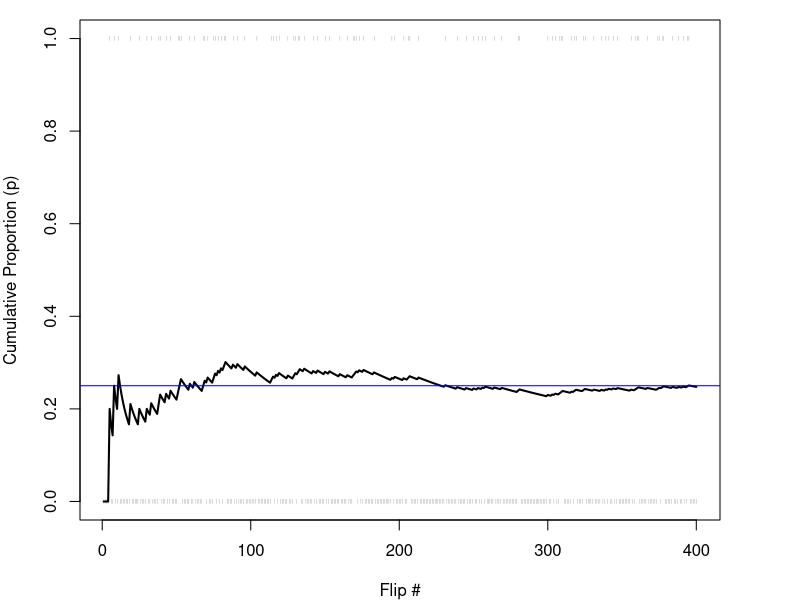
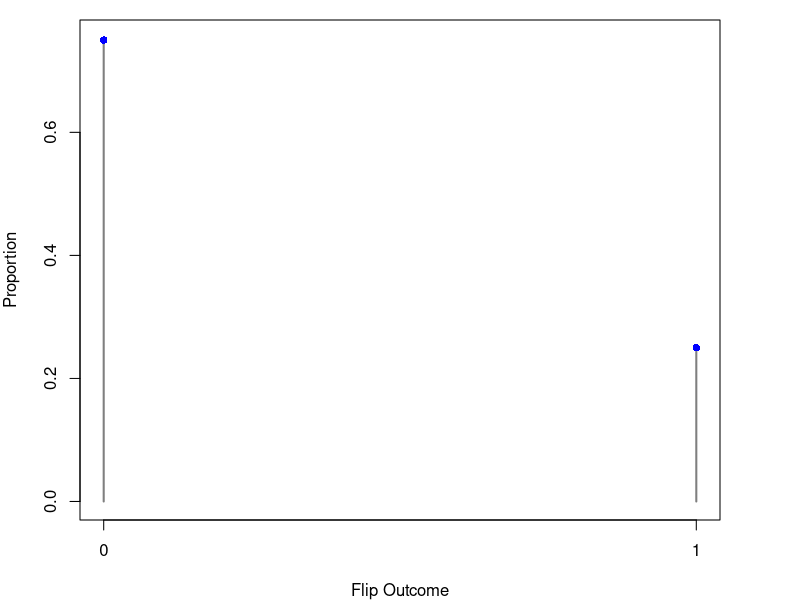
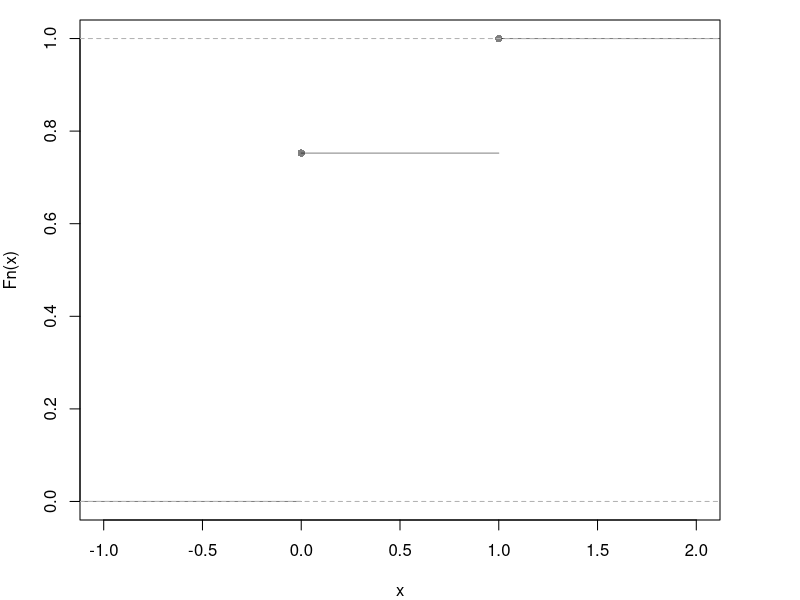
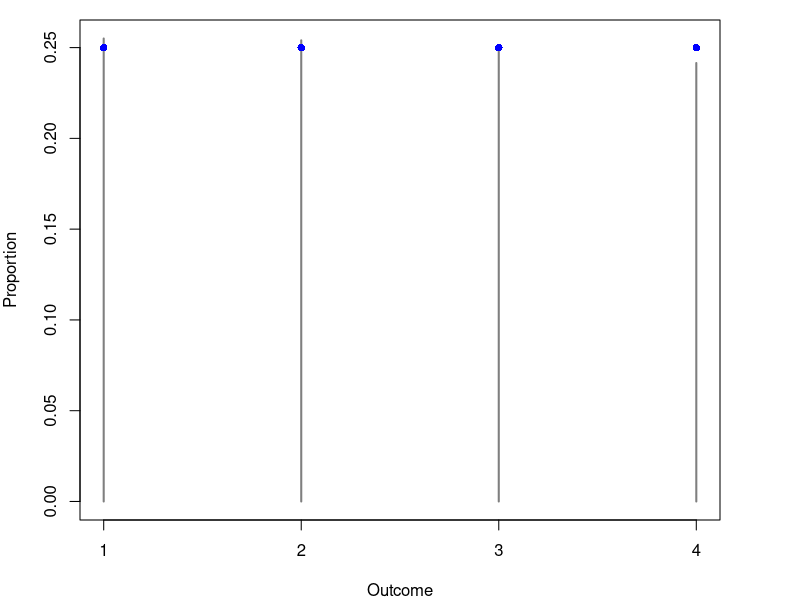
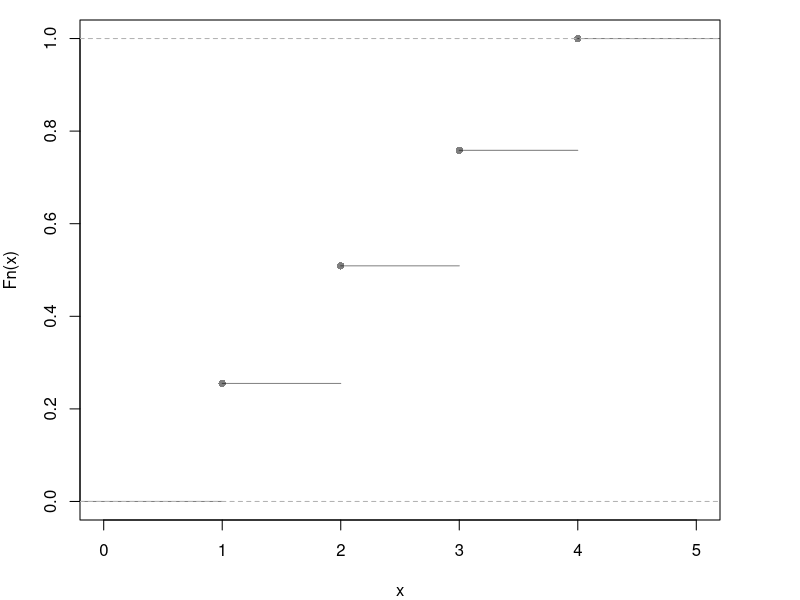
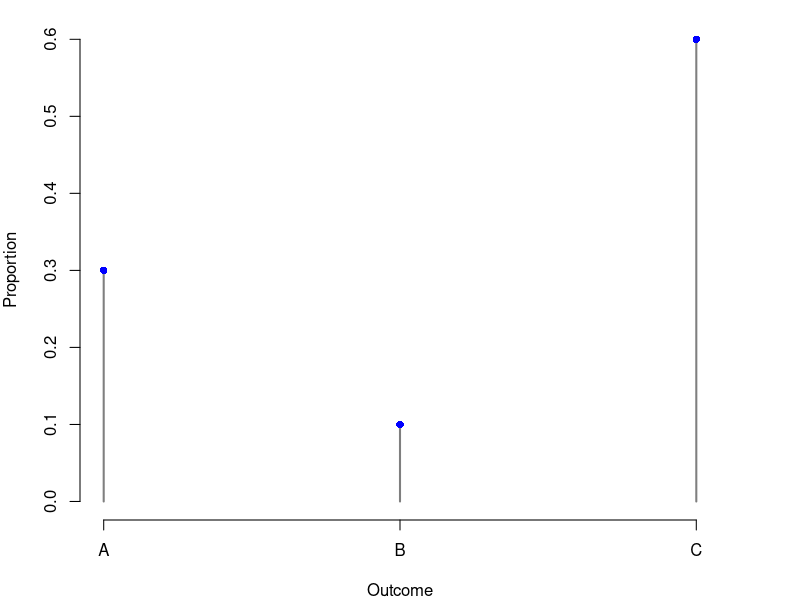
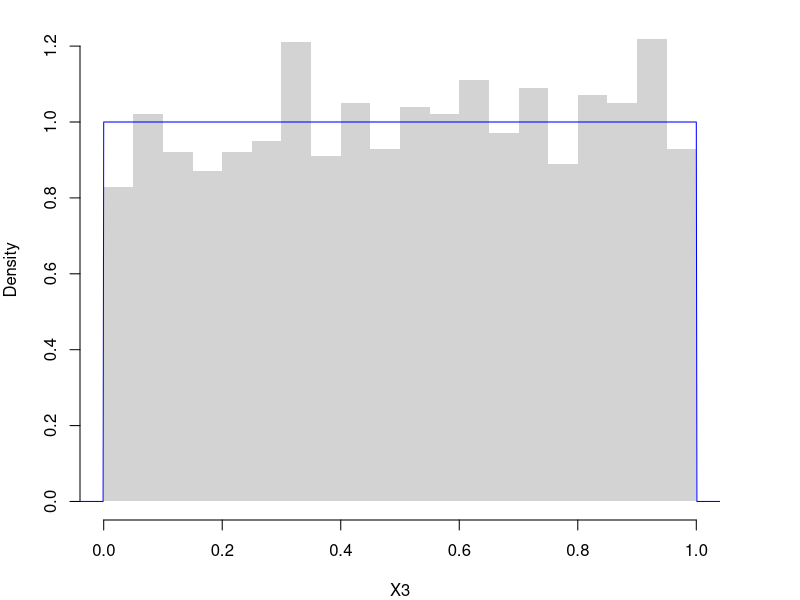
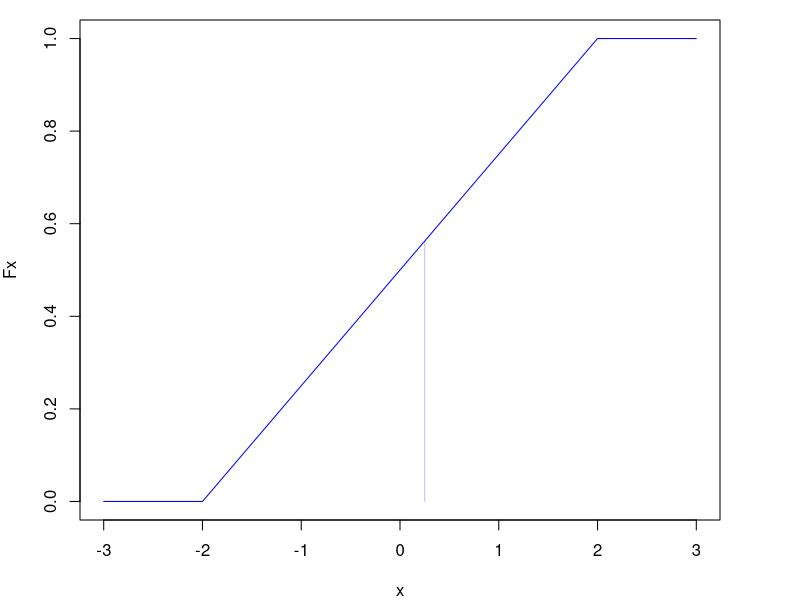

These figures' R source, in order:
## ---- chunk 1
x <- c(0,1)
x_probs <- c(3/4, 1/4)

sample(x, 1, prob=x_probs, replace=T) # 1 Flip
sample(x, 4, prob=x_probs, replace=T) # 4 Flips 
X0 <- sample(x, 400, prob=x_probs, replace=T)

# Plot Cumulative Proportion
X0_t <- seq_len(length(X0)) #head(X0_t)
X0_mt <- cumsum(X0)/X0_t #head(X0_mt)
par(mar=c(4,4,1,4))
plot(X0_t, X0_mt, type='l',
    ylab='Cumulative Proportion (p)',
    xlab='Flip #', 
    ylim=c(0,1), 
    lwd=2)
# Show individual flip outcomes
points(X0_t, X0, col=grey(0,.5),
    pch='|', cex=.3)
# Show theoretical proportions
abline(h=0.25, col='blue')

# Plot Long run proportions
proportions <- table(X0)/length(X0)
plot(proportions, 
    col=grey(0, 0.5),
    xlab='Flip Outcome', 
    ylab='Proportion',
    main=NA)
points(c(0,1), c(.75, .25), pch=16, col='blue') # Theoretical values

# Plot CDF
plot( ecdf(X0), col=grey(0,.5),
    pch=16, main=NA) #Empirical
#points(c(0,1), c(.75, 1), pch=16, col='blue') # Theoretical
## ---- chunk 2
x <- c(1,2,3,4)
x_probs <- c(1/4, 1/4, 1/4, 1/4)
# sample(x, 1, prob=x_probs, replace=T) # 1 roll
X1 <- sample(x, 2000, prob=x_probs, replace=T) # 2000 rolls

# Plot Long run proportions
proportions <- table(X1)/length(X1)
plot(proportions, col=grey(0,.5),
    xlab='Outcome', ylab='Proportion', main=NA)
points(x, x_probs, pch=16, col='blue') # Theoretical values

# Hist w/ Theoretical Counts
# hist(X1, breaks=50, border=NA, main=NA, ylab='Count')
# points(x, x_probs*length(X1), pch='-') 

# Alternative Plot
plot( ecdf(X1), pch=16, col=grey(0,.5), main=NA)

# Alternative Plot 2
#props <- table(X1)
#barplot(props, ylim = c(0, 0.35), ylab = "Proportion", xlab = "Value")
#abline(h = 1/4, lty = 2)
## ---- chunk 3
x <- c('A', 'B', 'C')
x_probs <- c(3/10, 1/10, 6/10)
sum(x_probs)
X2 <- sample(x, 2000, prob=x_probs, replace=T) # sample of 2000

# Plot Long run proportions
proportions <- table(X2)/length(X2)
plot(proportions, col=grey(0,.5),
    xlab='Outcome', ylab='Proportion', main=NA)
points(x_probs, pch=16, col='blue') # Theoretical values

# Histogram version
# X2_alt <- X1
# X2_alt[X2_alt=='A'] <- 1
#X2_alt[X2_alt=='B'] <- 2
#X2_alt[X2_alt=='C'] <- 3
#X2_alt <- as.numeric(X1_alt)
#hist(X2_alt, breaks=50, border=NA, 
#    main=NA, ylab='Count')
#points(x, x_probs*length(X2_alt), pch=16) ## Theoretical Counts

# Alternative Plot
# plot( ecdf(X2), pch=16, col=grey(0,.5), main=NA)
## ---- chunk 4
# Prob. < 0.25
punif(0.25)

# Prob. > 0.25
1-punif(0.25)

# Prob. in (0.2,0.7]
F_two <- punif( c(0.2, 0.7) )
F_in <- F_two[2] - F_two[1]
F_in

# Prob. out of (0.2,0.7]
F_out <- 1- F_in
F_out
## ---- chunk 5
runif(3) # 3 draws

# Empirical Density 
X3 <- runif(2000)
hist(X3, breaks=20, border=NA, main=NA, freq=F)
# Theoretical Density
x <- seq(-0.1,1.1,by=.001)
fx <- dunif(x)
lines(x, fx, col='blue')

# CDF example 1
P_low <- punif(0.25)
P_low
# Uncomment to show via PDF
# x_low <- seq(0,0.25,by=.001)
# fx_low <- dunif(x_low)
# polygon( c(x_low, rev(x_low)), c(fx_low,fx_low*0),
#    col=rgb(0,0,1,.25), border=NA)
    
# CDF example 2
P_high <- 1-punif(0.25)
P_high
# Uncomment to show via PDF
# x_high <- seq(0.25,1,by=.001)
# fx_high <- dunif(x_high)
# polygon( c(x_high, rev(x_high)), c(fx_high,fx_high*0),
#    col=rgb(0,0,1,.25), border=NA)
    
# CDF example 3
P_mid <- punif(0.75) - punif(0.25)
P_mid
# Uncomment to show via PDF
# x_mid <-  seq(0.25,0.75,by=.001)
# fx_mid <- dunif(x_mid)
# polygon( c(x_mid, rev(x_mid)), c(fx_mid,fx_mid*0),
#    col=rgb(0,0,1,.25), border=NA)
## ---- chunk 6
# Simulation
X <- runif(1000, -2, 2)
# ... 

# Draw by computer the CDF, F(x)
x <- seq(-3,3,by=0.005)
Fx <- punif(x, -2, 2)
plot(x, Fx, type='l', col='blue')
# Answer
Fstar <- punif(0.25, -2, 2)
# Visualize Answer
segments(0.25, 0, 0.25, Fstar,
    col=rgb(0,0,1, 0.25))

# Draw by computer the PDF, f(x)
fx <- dunif(x, -2, 2)
plot(x, fx, type='l', col='blue')
# Visualize Answer
fstar <- dunif(0.25, -2, 2)
polygon(
    c(-2, 0.25, 0.25, -2), 
    c(0, 0, fstar,fstar),
    col=rgb(0,0,1, 0.25), border=NA)
## ---- chunk 7
X4 <- rbeta(2000,2,2) ## two shape parameters
hist(X4, breaks=20, border=NA, main=NA, freq=F)

#See the underlying probabilities
#f_25 <- dbeta(.25, 2, 2)

x <- seq(0,1,by=.01)
fx <- dbeta(x, 2, 2)
lines(x, fx, col='blue')
## ---- chunk 8
plot( ecdf(X4), main=NA) # Empirical

x <- seq(0,1,by=.01) # Theoretical
Fx <- pbeta(x, 2, 2)
lines(x, Fx, col='blue')

# Middle Interval Example 
F2 <- pbeta(0.2, 2, 2)
F8 <- pbeta(0.8, 2, 2)
F_2_8 <- F8 - F2
F_2_8

# Visualize
title('Middle between 0.2 and 0.8')
segments( 0.2, F2, -1, F2, col='red')
segments( 0.8, F8, -1, F8, col='red')
## ---- chunk 9
#| fig-width: 8
#| fig-height: 6
op <- par(no.readonly = TRUE); on.exit(par(op), add = TRUE)
x <- seq(0,1,by=.01)
pars <- expand.grid( c(.5,1,2), c(.5,1,2) )
par(mfrow=c(3,3))
apply(pars, 1, function(p){
    fx <- dbeta( x,p[1], p[2])
    plot(x, fx, type='l', xlim=c(0,1), ylim=c(0,4), lwd=2, col='blue')
    #hist(rbeta(2000, p[1], p[2]), breaks=50, border=NA, main=NA, freq=F)
})
title('Beta densities', outer=T, line=-1)
## ---- chunk 10
rexp(3) # 3 draws

X5 <- rexp(2000)
hist(X5, breaks=20,
    border=NA, main=NA,
    freq=F, ylim=c(0,1), xlim=c(0,10))
    
x <- seq(0,10,by=.1)
fx <- dexp(x)
lines(x, fx, col='blue')
## ---- chunk 11
pexp(10, 1/50)
## ---- chunk 12
rnorm(3) # 3 draws

X6 <- rnorm(2000)
hist(X6, breaks=20,
    border=NA, main=NA,
    freq=F, ylim=c(0,.4), xlim=c(-4,4))

x <- seq(-10,10,by=.025)
fx <- dnorm(x)
lines(x, fx, col='blue')
## ---- chunk 13
pnorm( c(-1.645, 1.645) ) # 10%
pnorm( c(-2.576, 2.576) ) #  1%
## ---- chunk 14
plot( ecdf(X6), main=NA) # Empirical

x <- seq(-4,4,by=.01) # Theoretical
Fx <- pnorm(x, 0, 1)
lines(x, Fx, col='blue')

# Middle Interval Example 
F2 <- pnorm(0.2, 0, 1)
F8 <- pnorm(0.8, 0, 1)
F_2_8 <- F8 - F2
F_2_8

# Visualize
title('Middle between 0.2 and 0.8')
segments( 0.2, F2, -5, F2, col='red')
segments( 0.8, F8, -5, F8, col='red')
## ---- chunk 15
# Start with a simulation of 1000 people to build intuition
X <- rnorm(1000,2,3)
hist(X, freq=F, border=NA, main=NA)
sum(X>4)/1000

# Do an exact calculation
1-pnorm(4,2,3)
## ---- chunk 16
# PDF
x <- seq(-10,10,by=.025)
fx <- dnorm(x)
plot(x, fx,
    col='blue', type='l',
    ylab='Theoretical Density: f(x)',
    main='Middle 90%')
# Show Middle 90%
x_90 <- seq(-1.645,1.645,by=.025)
fx_90 <- dnorm(x_90)
polygon( c(x_90, rev(x_90)), c(fx_90,fx_90*0),
    col=rgb(0,0,1,.25), border=NA)
pnorm(1.645)-pnorm(-1.645)
